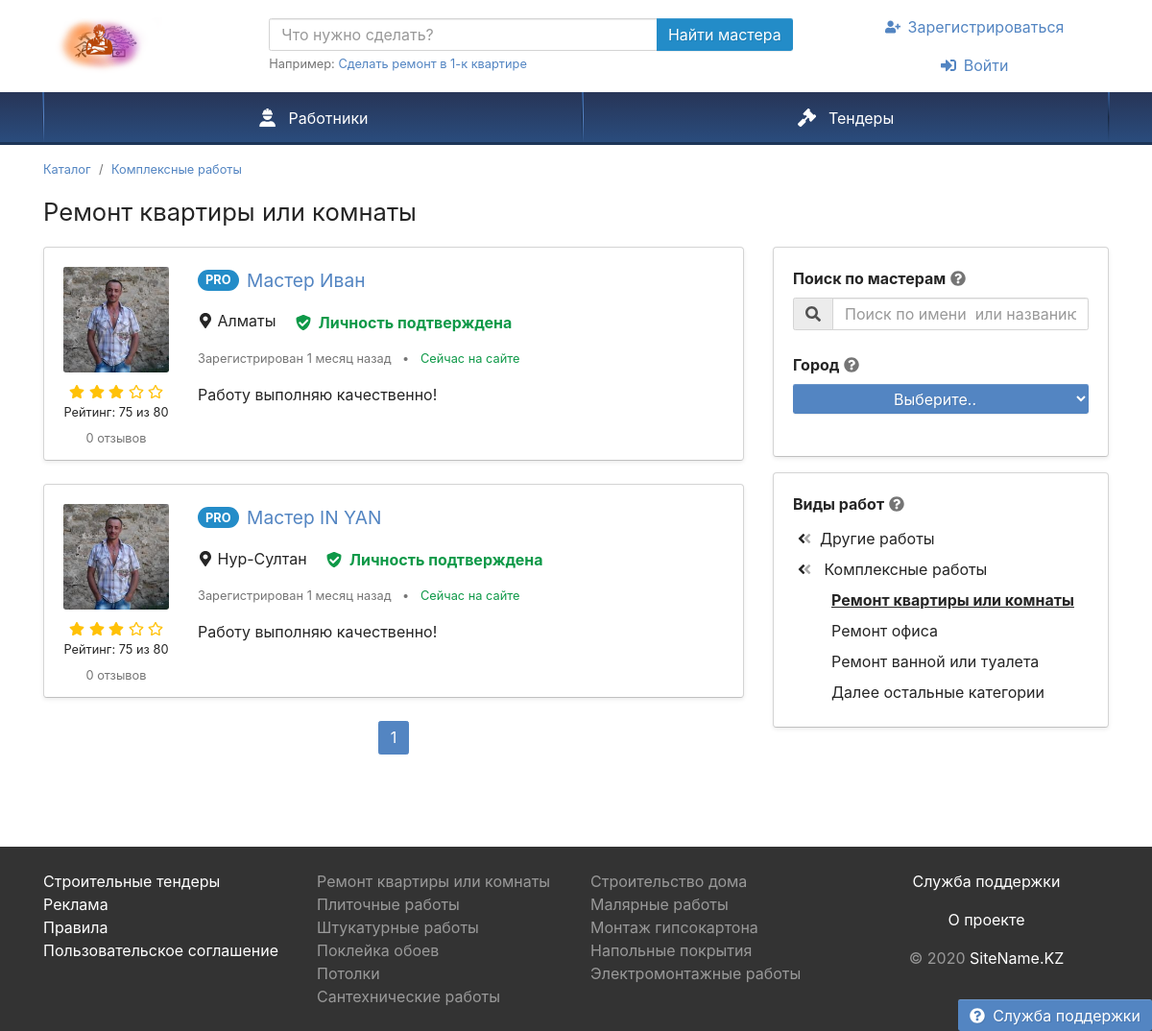
Page /employeeByCategory.php?sid=5 on the earlier database version.
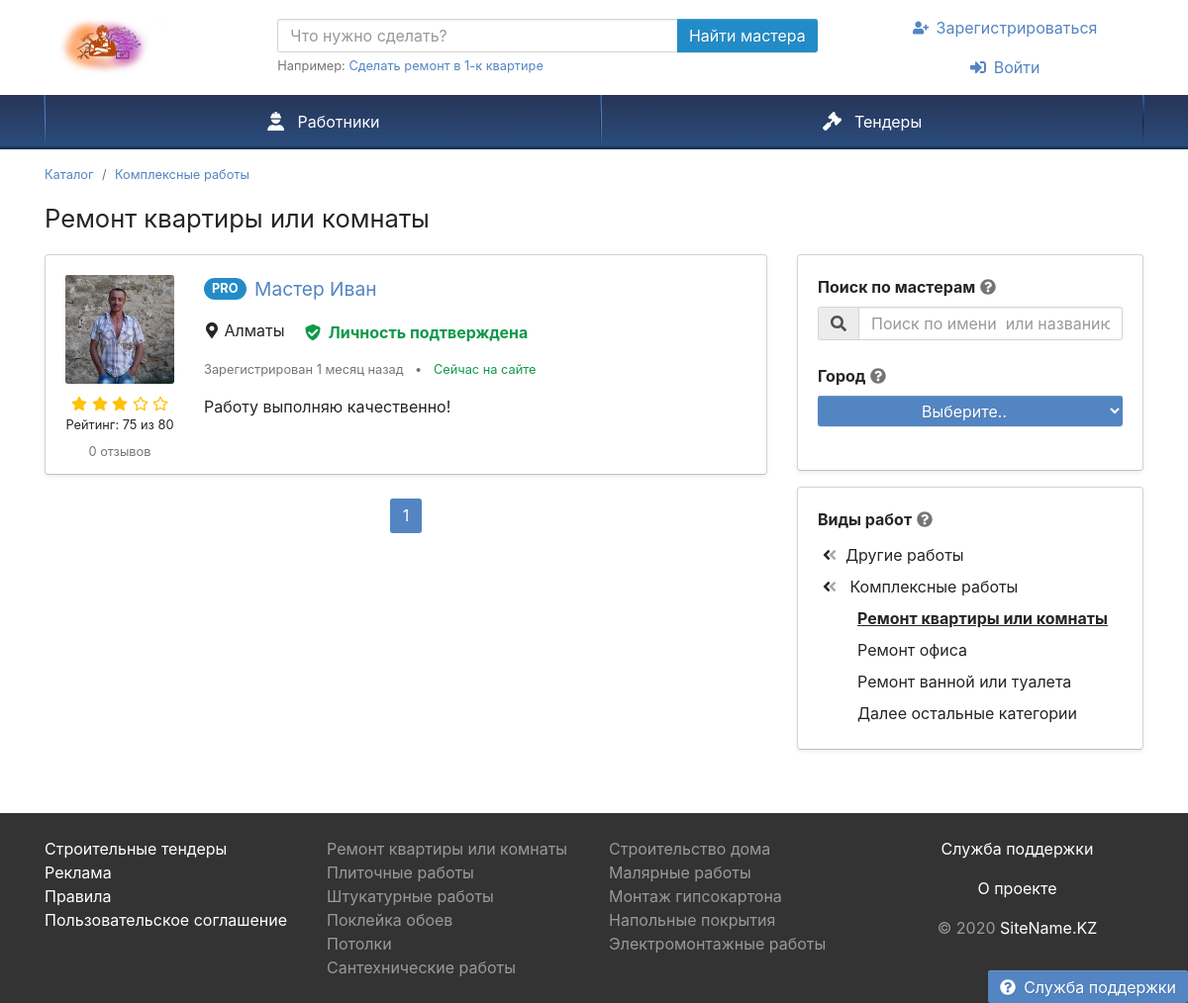
Same page on the later database version.
### tables this page shows
CREATE TABLE `users` (
  `ID` int(11) NOT NULL,
  `NAME` varchar(255) NOT NULL,
  `LASTNAME` varchar(255) NOT NULL,
  `PHONE` varchar(255) NOT NULL,
  `TYPE` int(11) NOT NULL,
  `PASSWORD` varchar(255) NOT NULL,
  `STATUS` int(11) NOT NULL,
  `LOCATION` int(11) NOT NULL,
  `ABOUT` mediumtext NOT NULL,
  `AVATAR` varchar(100) NOT NULL,
  `POST_DATE` date DEFAULT NULL
);

CREATE TABLE `dic_country` (
  `ID` int(11) NOT NULL,
  `NAME` varchar(255) NOT NULL
);

### employeeByCategory.php (the view, shortened to what the changed rows need)
<?php
require_once 'Theme/blocks/header.php'; ?>
<div class="container pt-3 mb-5">
    <h1 class="mb-3 text-center text-md-left">Ремонт квартиры или комнаты</h1>
<div class="row d-lg-block">
    <div class="col-lg-4 float-lg-right">
<div class="collapse filter-collapse d-lg-block">
</div>
    </div>
    <div class="col-lg-8 order-lg-first float-lg-left">
        <div class="row">
            <div class="col-12 order-first">
                <div class="list-view mb-5">
                <?php  require_once 'conn.php';
                if(isset($_GET['page'])){
                    $page = $_GET['page'];
                }else{
                    $page = 1;
                }
                $count_news = 2;
                $from = ($page-1)*$count_news;
                $id = $_GET['sid'];
               $query = "SELECT u.*, d.id city_id, d.name city_name from users u, users_speciality, speciality, dic_country d, services where u.ID = users_speciality.USER_ID and users_speciality.USER_SPECIALITY = services.id and services.id = $id and services.SPECID = speciality.ID and u.LOCATION = d.ID and u.type = 2 and u.id > 0 LIMIT $from,$count_news";
               $result = mysqli_query($link, $query) or die("Ошибка " . mysqli_error($link));
               $rows = mysqli_fetch_all($result, MYSQLI_ASSOC);
               foreach($rows as $row) {
               ?>
                    <div class="card card-hover mb-4 shadow-sm emp" data="<?php echo $row['city_id']; ?>">
                        <div class="card-body pb-1">
                            <div class="row">
                                 <div class="text-center col-md-auto mb-1 mb-md-0">
                                    <img class="rounded" src="Theme/images/employees/143190.jpg" width="110" height="110" alt="Мастер Иван Иванов">
                                         <div class="text-warning mt-2 mb-n1">
                                           <svg class="i is-star"><use xlink:href="#s-star" /></use></svg>
                                           <svg class="i is-star"><use xlink:href="#s-star" /></use></svg>
                                           <svg class="i is-star"><use xlink:href="#s-star" /></use></svg>
                                           <svg class="i ir-star"><use xlink:href="#r-star" /></use></svg>
                                           <svg class="i ir-star"><use xlink:href="#r-star" /></use></svg>
                                         </div>
                                         <div class="my-1 small">
                                           <a class="text-body unlink" href="#" data-modal="/modal/rank-info">Рейтинг: 75 из 80</a>
                                         </div>
                                         <div class="mb-2">
                                            <a class="small text-muted unlink" href="#" rel="nofollow">0 отзывов</a>
                                        </div>
                                 </div>
                                 <div class="col text-center text-md-left position-static">
                                    <div>
                                         <span  class="icon-pro">PRO</span>
                                         <span class="h4 align-middle d-block d-md-inline mt-2 ml-1">
                                            <a class="stretched-link" href="employeeProfile.php?uid=<?php echo $row['ID'];  ?>">Мастер <?php echo $row['NAME']; ?></a>
                                         </span>
                                    </div>
                                    <div class="my-3">
                                        <div class="pr-3 mb-3 mb-md-0 d-md-inline">
                                            <svg class="i is-map-marker-alt"><use xlink:href="#s-map-marker-alt" /></use></svg>
                                            <?php echo $row['city_name']; ?>
                                        </div>
                                        <?php if($row['STATUS'] == '1') { $txt = 'text-success';} else { $txt = 'text-danger';} ?>
                                        <button class="btn btn-link <?php echo $txt; ?> font-weight-bold p-0 unlink" >
                                            <svg class="mr-1 i is-shield-check"><use xlink:href="#s-shield-check" /></use></svg>
                                        <?php if($row['STATUS'] == '1') { ?>  Личность подтверждена <?php } else{ ?>
                                            Личность не подтверждена
                                        <?php } ?>
                                        </button>
                                    </div>
                                    <div class="text-muted small my-3">
                                        <span class="text-nowrap d-block d-md-inline">Зарегистрирован 1 месяц назад</span>
                                        <span class="px-2 d-none d-md-inline">•</span>
                                        <span class="text-nowrap text-success">Сейчас на сайте</span>
                                    </div>
                                    <div class="text-left mb-3">
                                        Работу выполняю качественно!
                                    </div>
                                </div>
                            </div>
                        </div>
                    </div>
               <?php } ?>
                    <nav>
                        <ul class="pagination justify-content-center">
                            <?php
                            $query = "SELECT count(*) c from users u, users_speciality, speciality, dic_country d, services where u.ID = users_speciality.USER_ID and users_speciality.USER_SPECIALITY = services.id and services.id = $id and services.SPECID = speciality.ID and u.LOCATION = d.ID and u.type = 2";
                            $result = mysqli_query($link, $query) or die("Ошибка " . mysqli_error($link));
                            $rows = mysqli_fetch_all($result, MYSQLI_ASSOC);
                            $kol =  $rows[0]['c'];
                            $cnt = ceil($kol/$count_news);
                            for($i=1;$i<=$cnt;$i++)  {
                                if($page == $i) {
                                    $txt = 'active';
                                }else {$txt = '';}
                            ?>
                            <li class="page-item <?php echo $txt; ?>"><a class="page-link" href="employeeByCategory.php?sid=<?php echo $id; ?>&&page=<?php echo $i; ?>" data-page="0"><?php echo $i; ?></a></li>
                            <?php } ?>
                        </ul>
                    </nav>
                </div>
            </div>
        </div>
    </div>
<div class="col-lg-4 float-lg-right clear-right">
    <div class="card mb-3 shadow-sm">
    </div>
</div>
    <div class="clearfix"></div>
</div>
</div>
      </body>
  </html>

Differences in the rows shown:
no longer on this page (row edited): users: NAME "IN YAN", dic_country.NAME "Нур-Султан", STATUS "Личность подтверждена"
